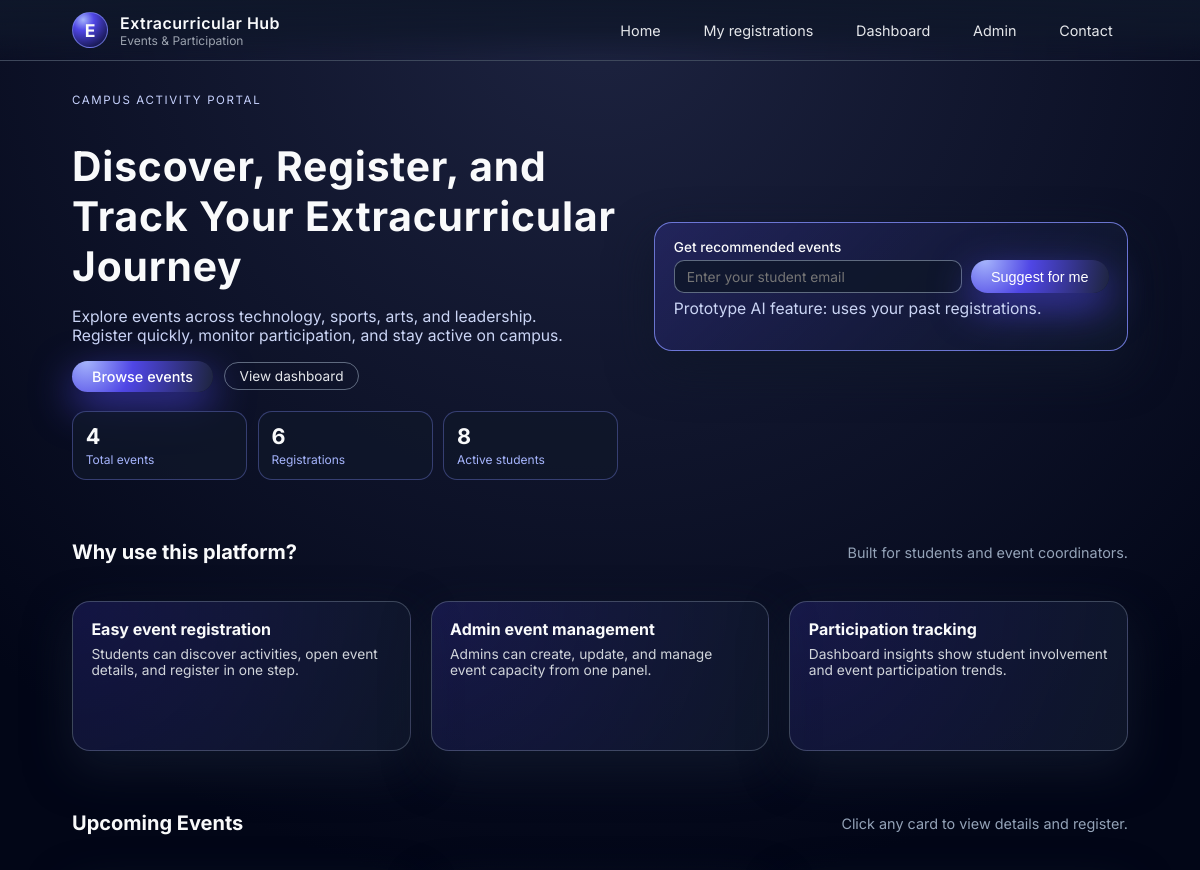
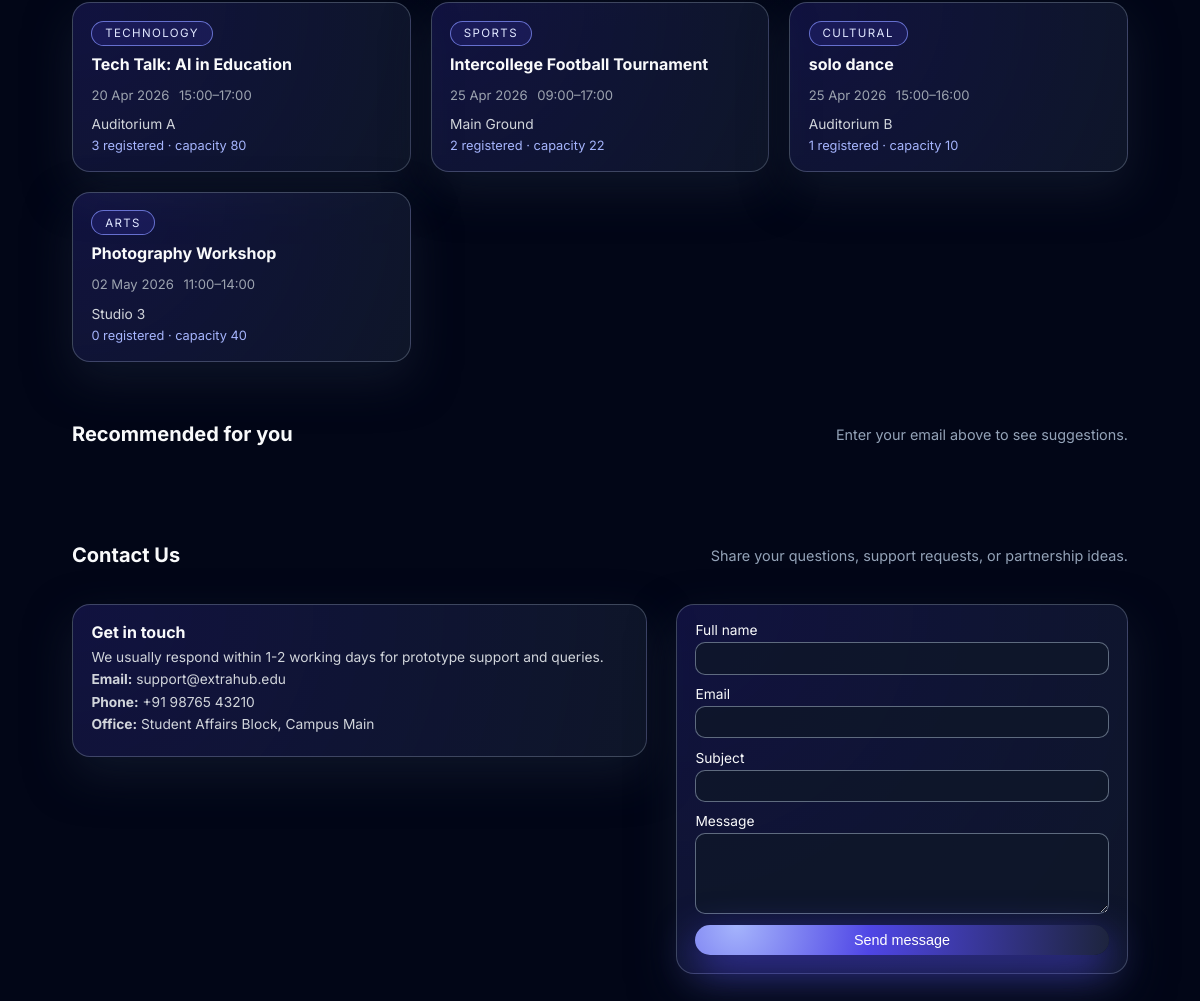
The page / on the database its author committed (2 pictures, top to bottom).
### app.py (models this page shows)
class Event(db.Model):
    id = db.Column(db.Integer, primary_key=True)
    title = db.Column(db.String(200), nullable=False)
    description = db.Column(db.Text, nullable=False)
    category = db.Column(db.String(80), nullable=True)
    location = db.Column(db.String(120), nullable=False)
    date = db.Column(db.Date, nullable=False)
    start_time = db.Column(db.Time, nullable=False)
    end_time = db.Column(db.Time, nullable=False)
    capacity = db.Column(db.Integer, nullable=True)
    is_paid = db.Column(db.Boolean, nullable=False, default=False)
    fee_amount = db.Column(db.Float, nullable=True)
    payment_method = db.Column(db.String(120), nullable=True)
    payment_details = db.Column(db.Text, nullable=True)
    registrations = db.relationship("Registration", back_populates="event", cascade="all, delete-orphan")

### app.py (the view)
@app.route("/")
def home():
    events = Event.query.order_by(Event.date, Event.start_time).all()
    summary = {
        "total_events": Event.query.count(),
        "total_registrations": Registration.query.count(),
        "unique_students": Student.query.count(),
    }
    return render_template("index.html", events=events, summary=summary)

### templates/index.html (shortened to what this page needs)
{% extends "base.html" %}
{% block content %}
  <section class="hero">
    <div class="hero-copy">
      <p class="eyebrow">Campus Activity Portal</p>
      <h1>Discover, Register, and Track Your Extracurricular Journey</h1>
      <p>
        Explore events across technology, sports, arts, and leadership. Register quickly,
        monitor participation, and stay active on campus.
      </p>
      <div class="hero-actions">
        <a href="#upcoming-events" class="primary-btn">Browse events</a>
        <a href="{{ url_for('dashboard') }}" class="link-btn">View dashboard</a>
      </div>
      <div class="stats-grid">
        <div class="stat-card">
          <h3>{{ summary.total_events }}</h3>
          <p>Total events</p>
        </div>
        <div class="stat-card">
          <h3>{{ summary.total_registrations }}</h3>
          <p>Registrations</p>
        </div>
        <div class="stat-card">
          <h3>{{ summary.unique_students }}</h3>
          <p>Active students</p>
        </div>
      </div>
    </div>
    <form class="recommendation-form" id="recommendation-form">
      <label for="rec-email">Get recommended events</label>
      <div class="inline-input">
        <input
          type="email"
          id="rec-email"
          name="email"
          placeholder="Enter your student email"
          required
        />
        <button type="submit">Suggest for me</button>
      </div>
      <p class="helper-text">Prototype AI feature: uses your past registrations.</p>
    </form>
  </section>
  <section class="section">
    <div class="section-header">
      <h2>Why use this platform?</h2>
      <p>Built for students and event coordinators.</p>
    </div>
    <div class="cards-grid feature-grid">
      <article class="card">
        <h3>Easy event registration</h3>
        <p class="card-location">
          Students can discover activities, open event details, and register in one step.
        </p>
      </article>
      <article class="card">
        <h3>Admin event management</h3>
        <p class="card-location">
          Admins can create, update, and manage event capacity from one panel.
        </p>
      </article>
      <article class="card">
        <h3>Participation tracking</h3>
        <p class="card-location">
          Dashboard insights show student involvement and event participation trends.
        </p>
      </article>
    </div>
  </section>
  <section class="section" id="upcoming-events">
    <div class="section-header">
      <h2>Upcoming Events</h2>
      <p>Click any card to view details and register.</p>
    </div>
    <div class="cards-grid">
      {% if events %}
        {% for event in events %}
          <a href="{{ url_for('event_detail', event_id=event.id) }}" class="card event-card">
            <div class="card-badge">{{ event.category or "General" }}</div>
            <h3>{{ event.title }}</h3>
            <p class="card-meta">
              <span>{{ event.date.strftime("%d %b %Y") }}</span>
              <span>
                {{ event.start_time.strftime("%H:%M") }}–{{ event.end_time.strftime("%H:%M") }}
              </span>
            </p>
            <p class="card-location">{{ event.location }}</p>
            <p class="card-registrations">
              {{ event.registrations|length }} registered
              {% if event.capacity %}
                · capacity {{ event.capacity }}
              {% endif %}
            </p>
          </a>
        {% endfor %}
      {% else %}
        <p>No events yet. Check back soon!</p>
      {% endif %}
    </div>
  </section>
  <section class="section" id="recommendations">
    <div class="section-header">
      <h2>Recommended for you</h2>
      <p id="rec-subtitle">Enter your email above to see suggestions.</p>
    </div>
  </section>
  <section class="section" id="contact">
    <div class="section-header">
      <h2>Contact Us</h2>
      <p>Share your questions, support requests, or partnership ideas.</p>
    </div>
    <div class="layout-two-column">
      <article class="card">
        <h3>Get in touch</h3>
        <p class="card-location">
          We usually respond within 1-2 working days for prototype support and queries.
        </p>
        <p class="card-location"><strong>Email:</strong> support@extrahub.edu</p>
        <p class="card-location"><strong>Phone:</strong> +91 98765 43210</p>
        <p class="card-location"><strong>Office:</strong> Student Affairs Block, Campus Main</p>
      </article>
      <form action="{{ url_for('contact') }}" method="post" class="form card contact-form">
        <label>
          Full name
          <input type="text" name="name" required />
        </label>
        <label>
          Email
          <input type="email" name="email" required />
        </label>
        <label>
          Subject
          <input type="text" name="subject" required />
        </label>
        <label>
          Message
          <textarea name="message" rows="4" required></textarea>
        </label>
        <button type="submit" class="primary-btn">Send message</button>
      </form>
    </div>
  </section>
{% endblock %}

### templates/base.html (shortened to what this page needs)
<!doctype html>
<html lang="en">
  <head>
    <link rel="stylesheet" href="{{ url_for('static', filename='css/styles.css') }}" />
  </head>
  <body>
    <header class="top-nav">
      <div class="brand">
        <span class="logo-circle">E</span>
        <span class="brand-text">
          <span class="brand-title">Extracurricular Hub</span>
          <span class="brand-subtitle">Events & Participation</span>
        </span>
      </div>
      <nav class="top-links">
        <a href="{{ url_for('home') }}">Home</a>
        <a href="{{ url_for('my_registrations') }}">My registrations</a>
        <a href="{{ url_for('dashboard') }}">Dashboard</a>
        <a href="{{ url_for('admin_login') }}">Admin</a>
        <a href="{{ url_for('home') }}#contact">Contact</a>
      </nav>
    </header>
    <main class="page">
      {% block content %}{% endblock %}
    </main>
  </body>
</html>

### rows shown on the page
Event: category "TECHNOLOGY", title "Tech Talk: AI in Education", date "20 Apr 2026", start_time "15:00", end_time "17:00", location "Auditorium A", registrations|length "3", capacity "80"
Event: category "SPORTS", title "Intercollege Football Tournament", date "25 Apr 2026", start_time "09:00", end_time "17:00", location "Main Ground", registrations|length "2", capacity "22"
Event: category "CULTURAL", title "solo dance", date "25 Apr 2026", start_time "15:00", end_time "16:00", location "Auditorium B", registrations|length "1", capacity "10"
Event: category "ARTS", title "Photography Workshop", date "02 May 2026", start_time "11:00", end_time "14:00", location "Studio 3", registrations|length "0", capacity "40"

### other values the page prints
{{ summary.total_events }} "4"
{{ summary.total_registrations }} "6"
{{ summary.unique_students }} "8"
